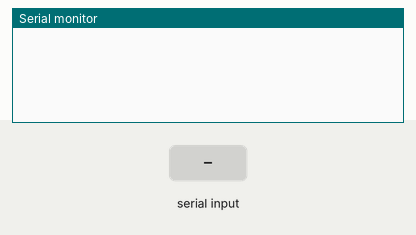
Simulated run of this sketch. Board: Arduino Uno, built with avr-gcc and run on an emulated ATmega328P. On the bench: the last lines printed to the serial monitor. The inputs (shaded band) are chosen by the test bench.

Above: at 1.2 s.
1.3 s: "90,45\n" received over Serial
At 3.5 s:
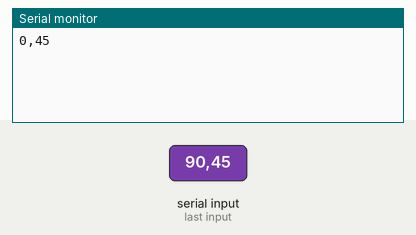
3.8 s: "90\n" received over Serial
At 5.5 s:
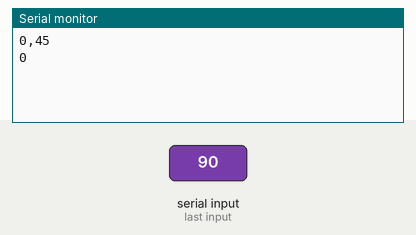

Measured:
- after the input at 1.3 s, the serial monitor: prints a new line after 1.0 s (image 1)
- after the input at 3.8 s, the serial monitor: prints a new line after 1.0 s (image 2)

The sketch:

compSerialRead.ino
```cpp
void setup() {
  Serial.begin(9600);
}

void loop() {
  if (Serial.available()) {
    String input = Serial.readString();
    input = input.substring(1);
    Serial.println(input);
    int data[6] = {0,0,0,0,0,0};
    for (int i = 0; i < 6; i++) {
      data[i] = input.substring(i*3,(i*3)+3).toInt();
    }
  }
}
```
